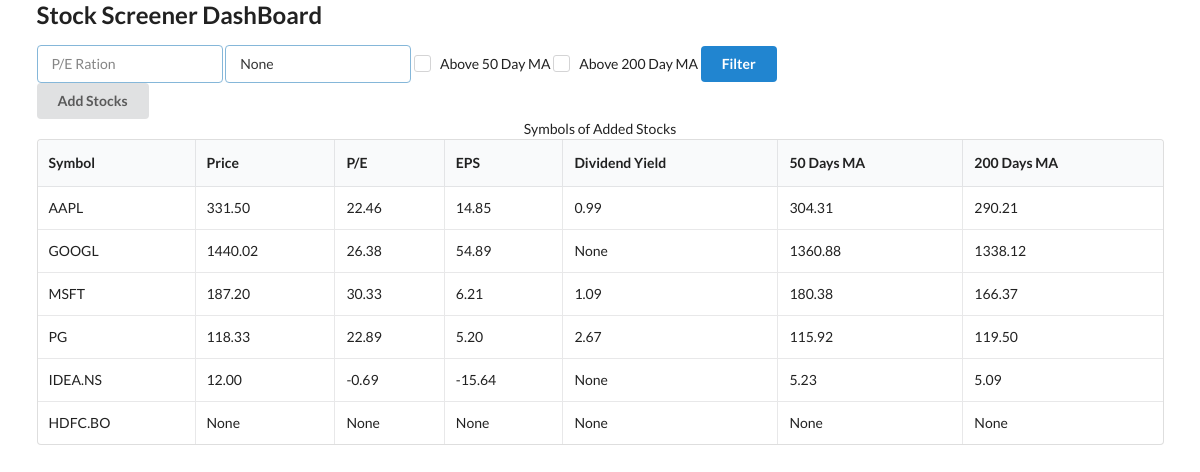
The page / on the database its author committed.
### models.py (models this page shows)
class Stocks(Base):
    __tablename__ = "stocks"
    id = Column(Integer, primary_key=True, index=True)
    symbol = Column(String, unique=True, index=True)
    price = Column(Numeric(10, 2))
    forward_pe = Column(Numeric(10, 2))
    forward_eps = Column(Numeric(10, 2))
    dividend_yield = Column(Numeric(10, 2))
    ma50 = Column(Numeric(10, 2))
    ma200 = Column(Numeric(10, 2))

### main.py (the view)
@app.get('/')
async def dashboad(request: Request, forward_pe=None, dividend_yield=None, ma50=None, ma200=None, db: Session = Depends(get_db)):
    stocks = db.query(Stocks)
    if forward_pe:
        stocks = stocks.filter(Stocks.forward_pe < forward_pe)
    if dividend_yield:
        stocks = stocks.filter(Stocks.dividend_yield > dividend_yield)
    if ma50:
        stocks = stocks.filter(Stocks.price > Stocks.ma50)
    if ma200:
        stocks = stocks.filter(Stocks.price > Stocks.ma200)
    return templates.TemplateResponse('dashboard.html', {
        "request": request,
        "stocks": stocks,
        "ma50": ma50,
        "ma200": ma200,
        "forward_pe": forward_pe,
        "dividend_yield": dividend_yield
    })

### templates/dashboard.html (shortened to what this page needs)
{% extends 'layout.html' %}
{% block content %}
<div>
    <form action="">
        <div class="ui input focus">
            <input name="forward_pe" type="text" placeholder="P/E Ration" value="{{ forward_pe or '' }}">
        </div>
        <div class="ui input focus">
            <input name="dividend_yield" type="text" placeholder="Dividend Yield" value="{{ dividend_yield }}">
        </div>
        <div class="ui checkbox">
            <label>Above 50 Day MA</label>
        </div>
        <div class="ui checkbox">
            <label>Above 200 Day MA</label>
        </div>
        <button type="submit" class="ui primary button">Filter</button>
    </form>
</div>
<div>
    <button id="add_stocks" class="ui button">Add Stocks</button>
</div>
<div>
    <table class="ui celled table">
        <caption>Symbols of Added Stocks</caption>
        <thead>
            <tr>
                <th scope="col">Symbol</th>
                <th scope="col">Price</th>
                <th scope="col">P/E</th>
                <th scope="col">EPS</th>
                <th scope="col">Dividend Yield</th>
                <th scope="col">50 Days MA</th>
                <th scope="col">200 Days MA</th>
            </tr>
        </thead>
        <tbody>
            {% for stock in stocks %}
            <tr>
                <td data-label="Symbol">{{ stock.symbol }}</td>
                <td data-label="Price">{{ stock.price }}</td>
                <td data-label="P/E">{{ stock.forward_pe }}</td>
                <td data-label="P/E">{{ stock.forward_eps }}</td>
                <td data-label="P/E">{{ stock.dividend_yield }}</td>
                <td data-label="P/E">{{ stock.ma50 }}</td>
                <td data-label="P/E">{{ stock.ma200 }}</td>
            </tr>
            {% endfor %}
        </tbody>
    </table>
</div>
{% endblock %}

### templates/layout.html (shortened to what this page needs)
<!DOCTYPE html>
<html lang="en">
<head>
    <link rel="stylesheet" href="https://cdn.jsdelivr.net/npm/semantic-ui@2.4.2/dist/semantic.min.css">
</head>
<body>
    <div class="ui container">
        <h2>Stock Screener DashBoard</h2>
        {% block content %}
        {% endblock %}
    </div>
</body>
</html>

### rows shown on the page
Stocks: symbol "AAPL", price "331.50", forward_pe "22.46", forward_eps "14.85", dividend_yield "0.99", ma50 "304.31", ma200 "290.21"
Stocks: symbol "GOOGL", price "1440.02", forward_pe "26.38", forward_eps "54.89", dividend_yield "None", ma50 "1360.88", ma200 "1338.12"
Stocks: symbol "MSFT", price "187.20", forward_pe "30.33", forward_eps "6.21", dividend_yield "1.09", ma50 "180.38", ma200 "166.37"
Stocks: symbol "PG", price "118.33", forward_pe "22.89", forward_eps "5.20", dividend_yield "2.67", ma50 "115.92", ma200 "119.50"
Stocks: symbol "IDEA.NS", price "12.00", forward_pe "-0.69", forward_eps "-15.64", dividend_yield "None", ma50 "5.23", ma200 "5.09"
Stocks: symbol "HDFC.BO", price "None", forward_pe "None", forward_eps "None", dividend_yield "None", ma50 "None", ma200 "None"
